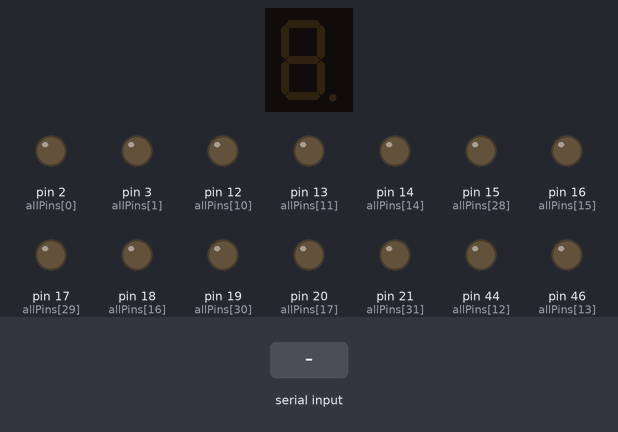
Simulated run of this sketch. Board: Arduino Mega 2560, built with avr-gcc and run on an emulated ATmega2560. On the bench: 1-digit seven-segment display, output pins drawn as LEDs (lit = HIGH). Wiring (inferred from the names in the program): 1-digit 7-segment display, segments lit when HIGH: segments pin 5, pin 6, pin 7, pin 8, pin 9, pin 10, pin 11, pin 4. Inputs (shaded band) come from the test bench. The segment pins are drawn as the display they are named for; pins used as bus, display or sensor lines are not drawn.

Above: at 1.2 s.
1.3 s: "90,45\n" received over Serial
At 2.3 s:
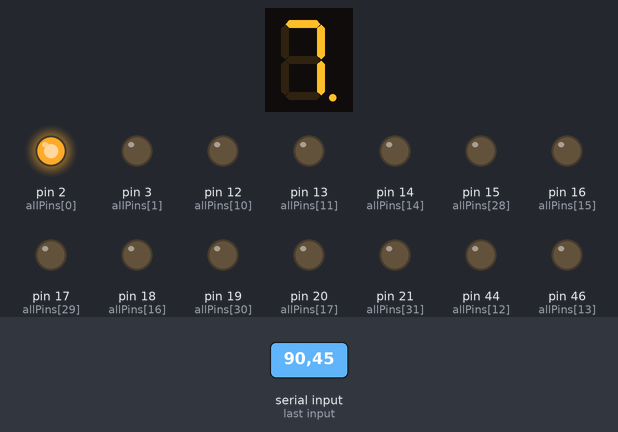
2.8 s: "30,150\n" received over Serial
At 3.5 s:
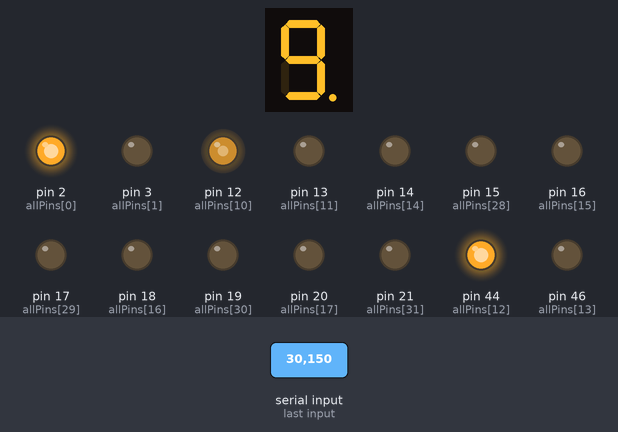
4.3 s: "1\n" received over Serial
At 5.5 s:
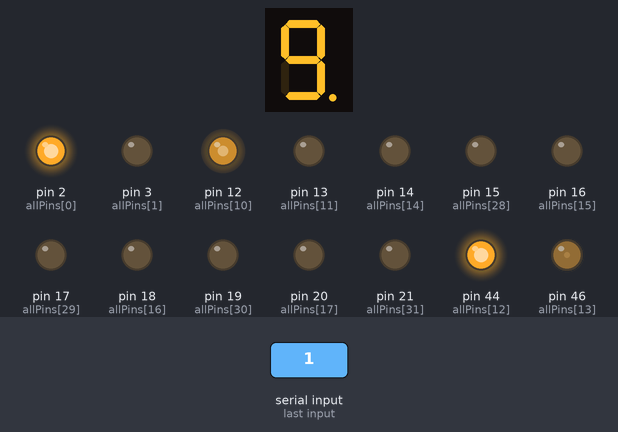
5.8 s: "2\n" received over Serial
Timing chart, 0 to 8.8 s (numbered marks = the images above; inputs shaded):
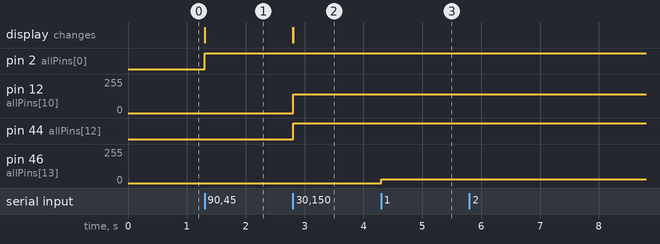

The sketch:

treeInterface.ino
```cpp
/**
 * This is the Arduino to RPi interface for controlling decision
 * tree LEDs. Communication is done serially, where individual bytes
 * indicate the brightness of each branch, or Red/Green/Off of each node.
 */

#define MAX_BRIGHTNESS 255

int allPins[] = {2, 3, 4, 5, 6, 7, 8, 9, 10, 11, 12, 13, 44, 46, 14, 16, 18, 20, 22, 24, 26, 28, 30, 32, 34, 36, 38, 40, 15, 17, 19, 21, 23, 25, 27, 29, 31, 33, 35, 37, 39, 41};
int edgePins[] = {2, 3, 4, 5, 6, 7, 8, 9, 10, 11, 12, 13, 44, 46};
int greenPins[] = {14, 16, 18, 20, 22, 24, 26, 28, 30, 32, 34, 36, 38, 40};
int redPins[] = {15, 17, 19, 21, 23, 25, 27, 29, 31, 33, 35, 37, 39, 41};
int numEdgePins = 14;
int numGreenPins = 14;
int numRedPins = 14;
int numPins = 42;

int indBranch = 0; /* index of current branch */
int indNode = 0;   /* index of current node */

void setup() {
  /*** RESET LEDs ***/
  for (int j = 0; j < numEdgePins; j++) {
    pinMode(edgePins[j], OUTPUT);   // sets the pin as output
  }

  for (int j = 0; j < numGreenPins; j++) {
    pinMode(greenPins[j], OUTPUT);   // sets the pin as output
  }

  for (int j = 0; j < numRedPins; j++) {
    pinMode(redPins[j], OUTPUT);   // sets the pin as output
  }

  for (int j = 0; j < numPins; j++) {
    digitalWrite(allPins[j], LOW);
  }


  /*** SERIAL PORT ***/
  // baudrate of 9600 for serial communication
  Serial.begin(9600);

  // don't wait for serial communication,
  // allows for faster matrix display update
  Serial.setTimeout(0);
}

void setBranch(int branchI, int amount) {
  analogWrite(edgePins[branchI], (amount * MAX_BRIGHTNESS) / 9);
}

void setNode(int nodeI, int mode) {
  switch (mode) {
    case 1:
      digitalWrite(greenPins[nodeI], HIGH);
      break;
    case 2:
      digitalWrite(redPins[nodeI], HIGH);
      break;
    default:
      digitalWrite(greenPins[nodeI], LOW);
      digitalWrite(redPins[nodeI], LOW);
  }
}

void loop() {
  if(Serial.available()) {
    // read input from serial
    int in = Serial.read();

    /**
     * Interpret serial communication.
     *
     * We set the branch lights before the nodes.
     */
    if(in == 's') {
      indBranch = 0;
      indNode = 0;
    } else if (indBranch < 14) {
      setBranch(indBranch, in - '0');
      indBranch++;
    } else if (indNode < 14) {
      setNode(indNode, in - '0');
      indBranch++;
    } else {
      // expect end of packet 'e'
    }
  }
}
```

Measured:
- after the input at 1.3 s, pin 2 (allPins[0]): LOW → HIGH at once; the display: changes at once (image 1)
- after the input at 2.8 s, pin 12 (allPins[10]): 0/255 → 141/255 at once; pin 44 (allPins[12]): LOW → HIGH at once; the display: first changes at once (image 2 shows a later state)
- after the input at 4.3 s, pin 46 (allPins[13]): 0/255 → 28/255 at once
